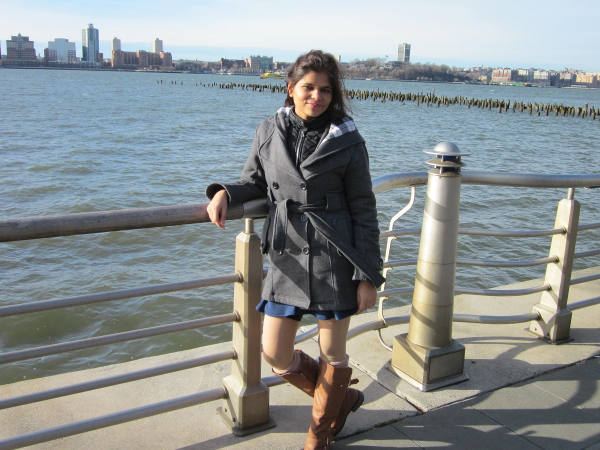
#> input picture 1234.jpg, 1200 x 900 px, found by its file name (shown at 1/2 size)
$ python cropImage.py
#> lines starting #> are read from the running program, lines starting #| are printed output that depends on the picture
from PIL import Image

img = Image.open("1234.jpg")
#> img is the input picture: PIL image 1200x900 RGB; mean R, G, B 138.5, 145, 146.2
area = (10,50,800,950)
cropped_img = img.crop(area)
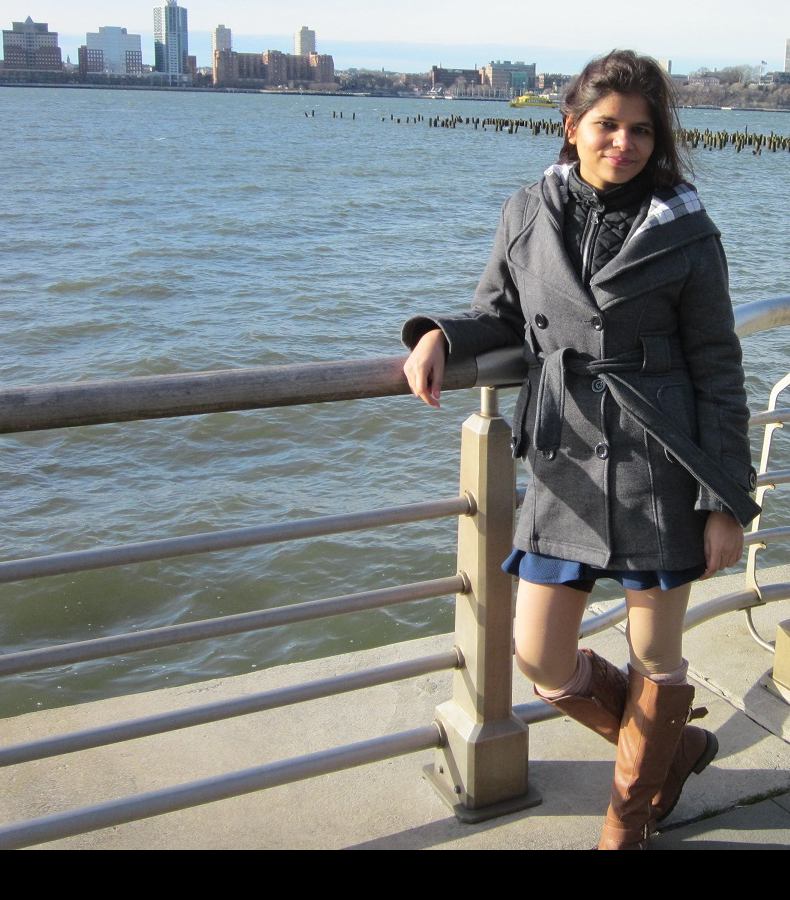
#> cropped_img: PIL image 790x900 RGB; mean R, G, B 123, 128.1, 129.3

img.show()
cropped_img.show()
